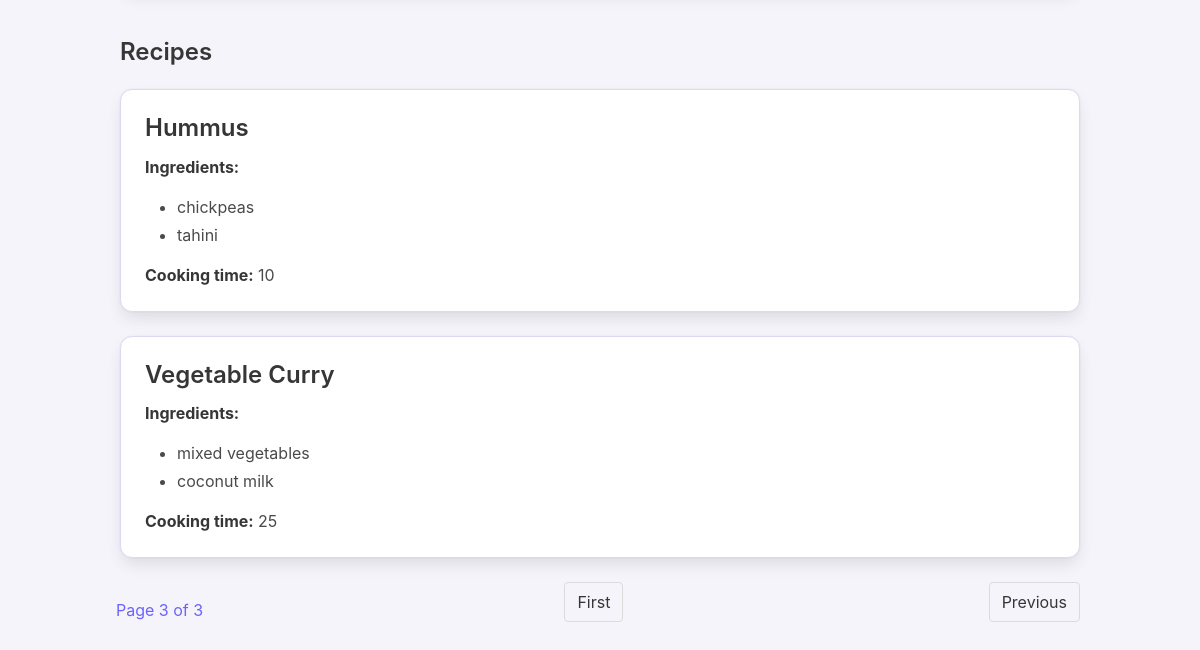
Page /recipe_generator/recipes/?page=3 (lower part) on the earlier database version.
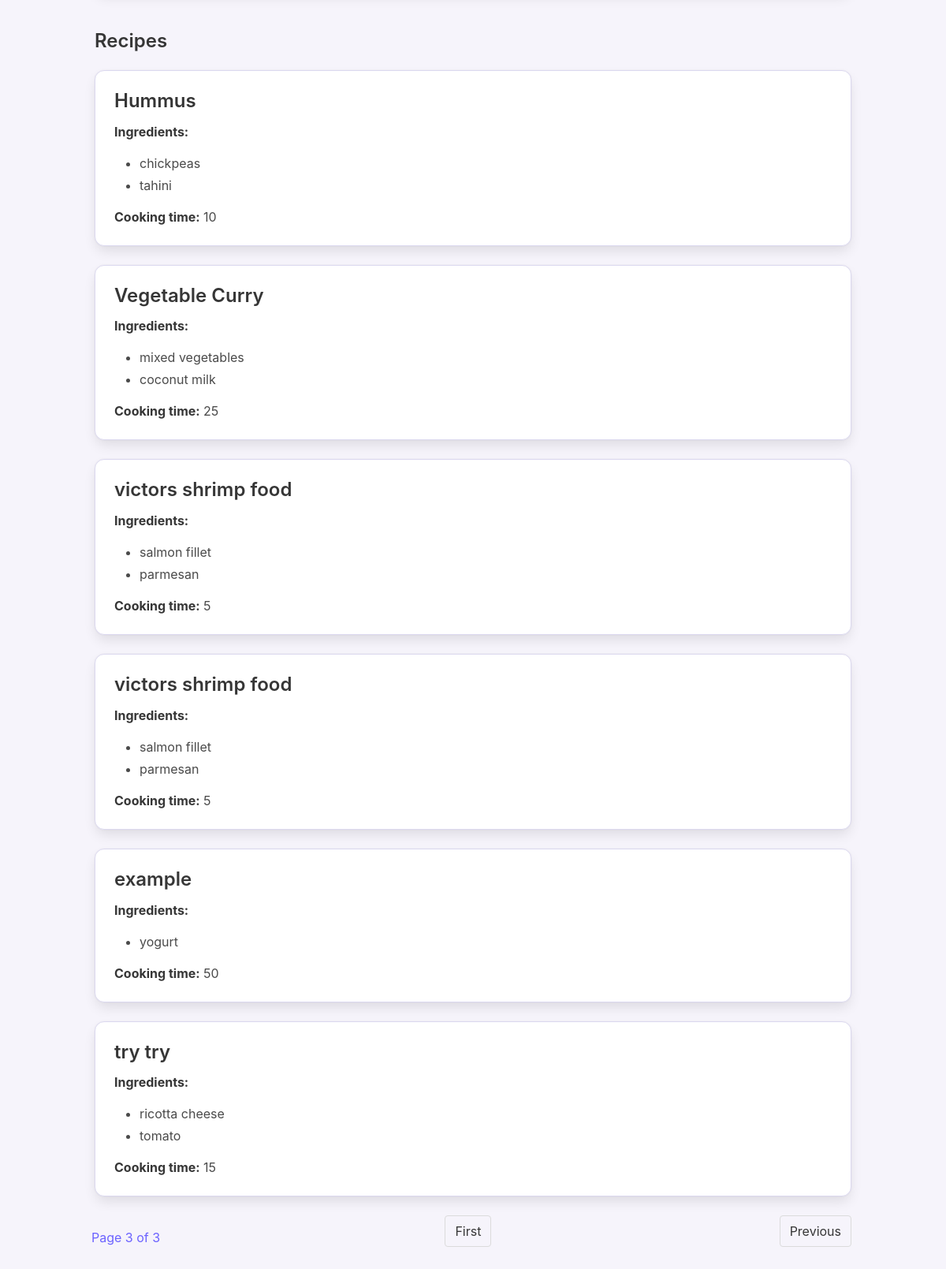
Same page on the later database version.
### django_recipe_generator/recipe_generator/models.py (models this page shows, shortened)
class Recipe(models.Model):
    name = models.CharField(max_length=200)
    instructions = models.TextField()
    cooking_time = models.IntegerField()  # in minutes
    ingredients = models.ManyToManyField(Ingredient, through='RecipeIngredient')
    objects = RecipeManager()

class Ingredient(models.Model):
    name = models.CharField(max_length=100)
    category = models.CharField(max_length=50)  # e.g., "protein", "vegetable"

### django_recipe_generator/recipe_generator/views.py (the view, shortened to what this page needs)
# urls.py: path('recipes/', views.RecipeList.as_view(), name='recipe_list'),  # Search page/all recipes by default
class RecipeList(ListView): # search filters
    model = Recipe
    paginate_by = 15
    template_name = "recipe_generator/recipe_list.html"
    context_object_name = 'recipes'
    def get(self, request, *args, **kwargs):
        request.session['came_from_search'] = True
        request.session['search_query'] = request.GET.urlencode()  # Store search filters
        return super().get(request, *args, **kwargs)
    def get_queryset(self):
        query_ingredients = [int(i) for i in self.request.GET.getlist('query_ingredients') if i.isdigit()]
        exclude_ingredients = [int(i) for i in self.request.GET.getlist('exclude_ingredients') if i.isdigit()]
        query_name = self.request.GET.get('query_name', '')
        time_filter = self.request.GET.get('cooking_time')
        qs = Recipe.objects.search(query_name=query_name,query_ingredients=query_ingredients).filter_recipes(time_filter=time_filter,
            exclude_ingredients=exclude_ingredients).prefetch_related('ingredients')
        return qs
    def get_context_data(self, **kwargs):
        context = super().get_context_data(**kwargs)
        context['current_cooking_time'] = self.request.GET.get('cooking_time', '')
        context['all_ingredients'] = Ingredient.objects.all()
        context['query_ingredients'] = self.request.GET.getlist('query_ingredients', '')
        context['query_name'] = self.request.GET.get('query_name', '')
        context['exclude_ingredients'] = self.request.GET.getlist('exclude_ingredients')
        return context

### django_recipe_generator/recipe_generator/models.py (called while the page is built, shortened)
    def search(self, query_name=None, query_ingredients=None):
        qs = self
        if query_name:
            qs = qs.filter(name__icontains=query_name)
        return qs

    def filter_recipes(self, time_filter=None, exclude_ingredients=None):
        qs = self
        if time_filter == 'quick':
            qs = qs.filter(cooking_time__lt=20)
        elif time_filter == 'standard':
            qs = qs.filter(cooking_time__range=(20, 45))
        elif time_filter == 'long':
            qs = qs.filter(cooking_time__gt=45)
        if exclude_ingredients:
            qs = qs.exclude(ingredients__id__in=exclude_ingredients).distinct()
        return qs

    def get_queryset(self):
        return RecipeQuerySet(self.model, using=self._db)

    def search(self, query_name=None, query_ingredients=None):
        return self.get_queryset().search(query_name, query_ingredients)

### django_recipe_generator/templates/recipe_generator/recipe_list.html (shortened to what this page needs)
<!DOCTYPE html>
<html lang="en">
<head>
  <link rel="stylesheet" href="https://cdn.jsdelivr.net/npm/bulma@0.9.4/css/bulma.min.css">
</head>
<body>
<section class="section">
  <div class="container">
    <div class="content mt-6">
      <h1 class="title is-4">Recipes</h1>
      {% for recipe in recipes %}
        <div class="box pastel-box">
          <a href="{% url 'recipe_detail' recipe.id %}">
            <h2 class="subtitle is-4">{{ recipe.name }}</h2>
          </a>
          <p><strong>Ingredients:</strong></p>
          <ul>
            {% for ingredient in recipe.ingredients.all %}
              <li>{{ ingredient.name }}</li>
            {% endfor %}
          </ul>
          <p><strong>Cooking time:</strong> {{ recipe.cooking_time }}</p>
        </div>
      {% endfor %}
      <nav class="pagination is-centered mt-4" role="navigation" aria-label="pagination">
        {% if page_obj.has_previous %}
          <a class="pagination-previous" href="?page=1">First</a>
          <a class="pagination-previous" href="?page={{ page_obj.previous_page_number }}">Previous</a>
        {% endif %}
        <span class="pagination-info">Page {{ page_obj.number }} of {{ page_obj.paginator.num_pages }}</span>
      </nav>
    </div>
  </div>
</section>
</body>
</html>

Differences in the rows shown:
added Recipe: name "victors shrimp food", cooking_time "5"
now on this page (row unchanged): Ingredient: name "salmon fillet"
now on this page (row unchanged): Ingredient: name "parmesan"
added Recipe: name "victors shrimp food", cooking_time "5"
added Recipe: name "example", cooking_time "50"
now on this page (row unchanged): Ingredient: name "yogurt", shown under "example"
added Recipe: name "try try", cooking_time "15"
now on this page (row unchanged): Ingredient: name "ricotta cheese", shown under "try try"
now on this page (row unchanged): Ingredient: name "tomato", shown under "try try"
